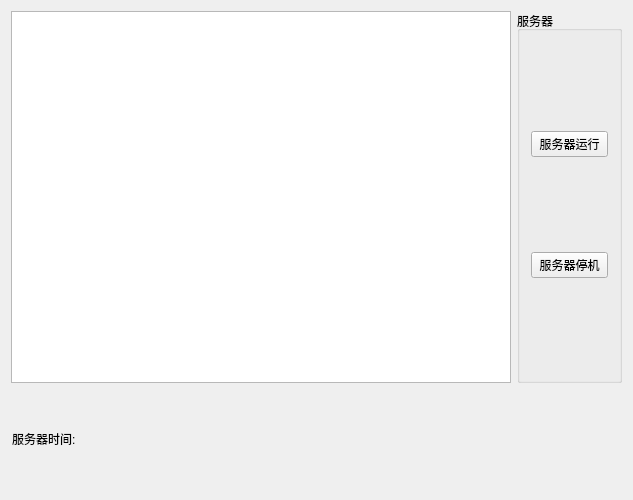
<?xml version="1.0" encoding="UTF-8"?>
<ui version="4.0">
 <class>MainWindow</class>
 <widget class="QWidget" name="MainWindow">
  <property name="geometry">
   <rect>
    <x>0</x>
    <y>0</y>
    <width>633</width>
    <height>500</height>
   </rect>
  </property>
  <property name="minimumSize">
   <size>
    <width>620</width>
    <height>500</height>
   </size>
  </property>
  <property name="maximumSize">
   <size>
    <width>700</width>
    <height>500</height>
   </size>
  </property>
  <property name="windowTitle">
   <string>MainWindow</string>
  </property>
  <layout class="QVBoxLayout" name="verticalLayout_3">
   <item>
    <layout class="QVBoxLayout" name="verticalLayout_2">
     <item>
      <layout class="QHBoxLayout" name="horizontalLayout">
       <item>
        <widget class="QTextEdit" name="textEdit">
         <property name="minimumSize">
          <size>
           <width>500</width>
           <height>350</height>
          </size>
         </property>
        </widget>
       </item>
       <item>
        <widget class="QGroupBox" name="groupBox">
         <property name="minimumSize">
          <size>
           <width>100</width>
           <height>350</height>
          </size>
         </property>
         <property name="title">
          <string>服务器</string>
         </property>
         <layout class="QVBoxLayout" name="verticalLayout">
          <item>
           <widget class="QPushButton" name="btn_listen">
            <property name="text">
             <string>服务器运行</string>
            </property>
           </widget>
          </item>
          <item>
           <widget class="QPushButton" name="btn_stop">
            <property name="text">
             <string>服务器停机</string>
            </property>
           </widget>
          </item>
         </layout>
        </widget>
       </item>
      </layout>
     </item>
     <item>
      <layout class="QHBoxLayout" name="horizontalLayout_2">
       <item>
        <widget class="QLabel" name="label">
         <property name="minimumSize">
          <size>
           <width>100</width>
           <height>100</height>
          </size>
         </property>
         <property name="maximumSize">
          <size>
           <width>100</width>
           <height>100</height>
          </size>
         </property>
         <property name="text">
          <string>服务器时间:</string>
         </property>
        </widget>
       </item>
       <item>
        <widget class="QLabel" name="label_showTime">
         <property name="minimumSize">
          <size>
           <width>500</width>
           <height>100</height>
          </size>
         </property>
         <property name="maximumSize">
          <size>
           <width>500</width>
           <height>100</height>
          </size>
         </property>
         <property name="text">
          <string/>
         </property>
        </widget>
       </item>
      </layout>
     </item>
    </layout>
   </item>
  </layout>
 </widget>
 <layoutdefault spacing="6" margin="11"/>
 <resources/>
 <connections/>
</ui>
